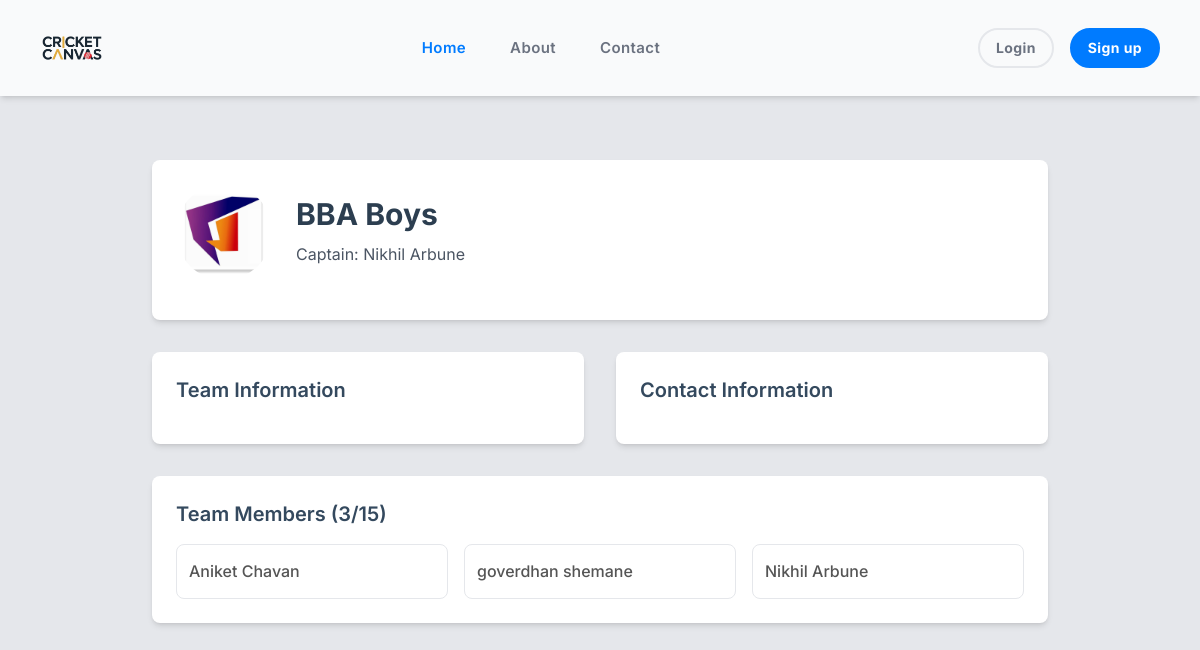
The app's page /teams/details.php?team_id=2 with its own data.
### tables this page shows
CREATE TABLE `teams` (
  `team_id` int(11) NOT NULL,
  `team_name` varchar(100) NOT NULL,
  `captain_id` int(11) DEFAULT NULL,
  `created_at` timestamp NOT NULL DEFAULT current_timestamp(),
  `logo` varchar(255) DEFAULT NULL,
  `home_ground` varchar(100) DEFAULT NULL,
  `city` varchar(50) DEFAULT NULL,
  `established_date` date DEFAULT NULL,
  `description` text DEFAULT NULL,
  `contact_email` varchar(100) DEFAULT NULL,
  `contact_phone` varchar(20) DEFAULT NULL,
  `max_members` int(11) DEFAULT 15,
  `team_status` enum('active','inactive') DEFAULT 'active'
);

CREATE TABLE `users` (
  `user_id` int(11) NOT NULL,
  `username` varchar(50) NOT NULL,
  `email` varchar(100) NOT NULL,
  `password` varchar(255) NOT NULL,
  `role` enum('player','organizer','admin') NOT NULL,
  `is_active` tinyint(1) NOT NULL DEFAULT 1,
  `created_at` timestamp NOT NULL DEFAULT current_timestamp()
);

CREATE TABLE `team_members` (
  `team_id` int(11) NOT NULL,
  `user_id` int(11) NOT NULL,
  `join_date` timestamp NOT NULL DEFAULT current_timestamp(),
  `status` enum('pending','approved','rejected') DEFAULT 'pending'
);

### teams/details.php (the view, shortened to what this page needs)
<?php
require_once '../includes/header.php';
$team_id = $_GET['team_id'] ?? null;
$stmt = $pdo->prepare("
    SELECT t.*,
           u.username as captain_name,
           (SELECT COUNT(*) FROM team_members WHERE team_id = t.team_id AND status = 'approved') as member_count
    FROM teams t
    JOIN users u ON t.captain_id = u.user_id
    WHERE t.team_id = ?
");
$stmt->execute([$team_id]);
$team = $stmt->fetch();
$stmt = $pdo->prepare("
    SELECT u.username, u.email, tm.status
    FROM team_members tm
    JOIN users u ON tm.user_id = u.user_id
    WHERE tm.team_id = ? AND tm.status = 'approved'
    ORDER BY u.username
");
$stmt->execute([$team_id]);
$members = $stmt->fetchAll();
?>
<div class="container mx-auto px-4 py-8">
    <div class="max-w-4xl mx-auto">
        <div class="bg-white rounded-lg shadow-md p-6 mb-8">
            <div class="flex justify-between items-start mb-4">
                <div class="flex items-center space-x-6">
                    <?php if ($team['logo']): ?>
                        <img src="<?php echo BASE_URL . '/uploads/team_logos/' . $team['logo']; ?>"
                             alt="<?php echo htmlspecialchars($team['team_name']); ?>"
                             class="w-24 h-24 rounded-full object-cover">
                    <?php endif; ?>
                    <div>
                        <h1 class="text-3xl font-bold mb-2"><?php echo htmlspecialchars($team['team_name']); ?></h1>
                        <p class="text-gray-600">Captain: <?php echo htmlspecialchars($team['captain_name']); ?></p>
                    </div>
                </div>
            </div>
        </div>
        <div class="grid grid-cols-1 md:grid-cols-2 gap-8 mb-8">
            <div class="bg-white rounded-lg shadow-md p-6">
                <h2 class="text-xl font-semibold mb-4">Team Information</h2>
            </div>
            <div class="bg-white rounded-lg shadow-md p-6">
                <h2 class="text-xl font-semibold mb-4">Contact Information</h2>
            </div>
        </div>
        <div class="bg-white rounded-lg shadow-md p-6">
            <h2 class="text-xl font-semibold mb-4">Team Members (<?php echo count($members); ?>/<?php echo $team['max_members']; ?>)</h2>
            <div class="grid grid-cols-2 md:grid-cols-3 gap-4">
                <?php foreach ($members as $member): ?>
                    <div class="p-3 border rounded-lg">
                        <p class="font-medium"><?php echo htmlspecialchars($member['username']); ?></p>
                    </div>
                <?php endforeach; ?>
            </div>
        </div>
    </div>
</div>

### assets/css/style.css (style rules this page uses)
* { margin: 0; box-sizing: border-box; font-family: "Inter", serif; }
body { font-family: "Inter", serif; }
body { background-color: #f8f9fa; }
h1 { color: #2c3e50; font-weight: bold; }
h2 { color: #34495e; margin-bottom: 20px; font-size: 24px; }
p { color: #555; line-height: 1.8; }

### records on screen
teams: logo (picture), team_name "BBA Boys", captain.username "Nikhil Arbune", max_members "15"
team_members: user.username "Aniket Chavan"
team_members: user.username "goverdhan shemane"
team_members: user.username "Nikhil Arbune"

### other values on screen
count($members) "3"
